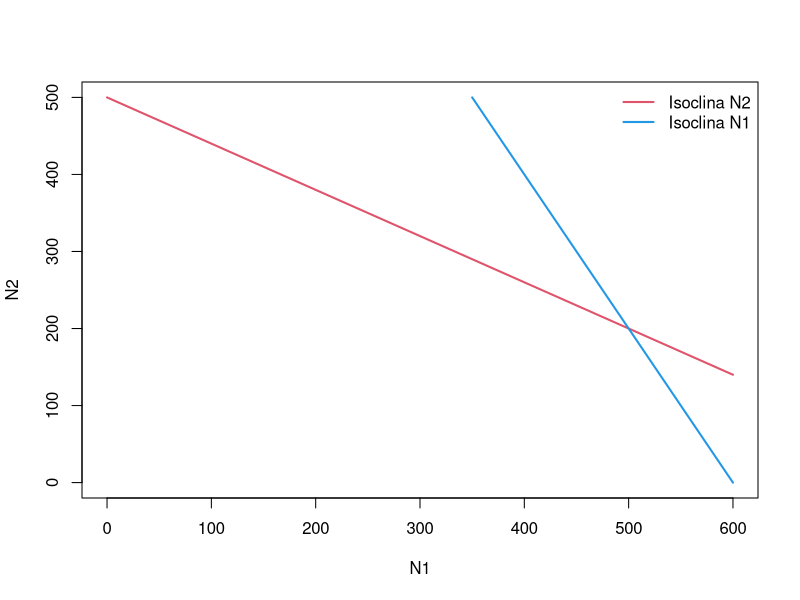
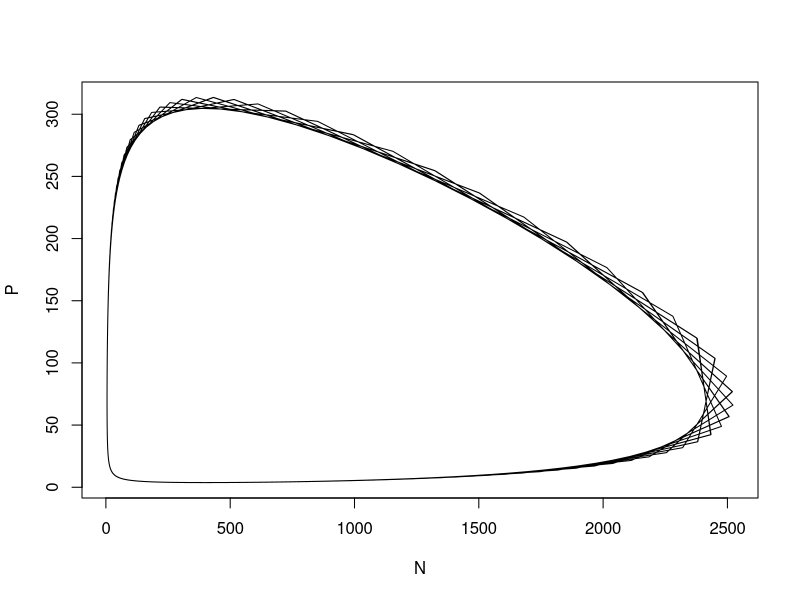
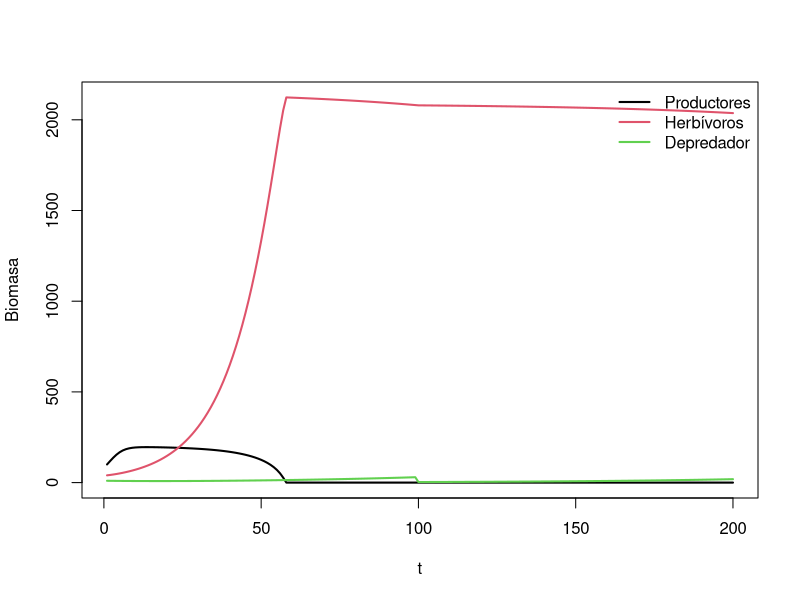

The R source for these figures, in order:
## ---- chunk 1
# eval=FALSE  # activa para correr la demo
params <- list(r1=0.5, r2=0.4, K1=600, K2=500, a12=0.5, a21=0.6)
isoclinas <- function(p) {
  with(p, {
    n2 <- seq(0, K2, length.out=200)
    n1_iso <- pmax(0, K1 - a12*n2)
    n1 <- seq(0, K1, length.out=200)
    n2_iso <- pmax(0, K2 - a21*n1)
    plot(n1, n1*0, type='n', xlim=c(0,K1), ylim=c(0,K2),
         xlab='N1', ylab='N2')
    lines(n1, n2_iso, col=2, lwd=2)
    lines(n1_iso, n2, col=4, lwd=2)
    legend('topright', c('Isoclina N2','Isoclina N1'), col=c(2,4), lwd=2, bty='n')
  })
}
isoclinas(params)
## ---- chunk 2
# eval=FALSE
library(deSolve)
lv <- function(t, y, p) {
  N <- y[1]; P <- y[2]
  with(as.list(p), {
    dN <- r*N - a*N*P
    dP <- b*a*N*P - m*P
    list(c(dN, dP))
  })
}
p <- c(r=0.7, a=0.01, b=0.1, m=0.4)
y0 <- c(N=40, P=9)
tt <- seq(0, 200, by=0.5)
out <- as.data.frame(ode(y=y0, times=tt, func=lv, parms=p))
plot(out$N, out$P, type='l', xlab='N', ylab='P')
## ---- chunk 3
# eval=FALSE
t <- 1:200
P <- numeric(200); H <- P; A <- P
P[1] <- 100; H[1] <- 40; A[1] <- 10
for (i in 2:200) {
  P[i] <- max(0, P[i-1] + 0.4*P[i-1]*(1 - P[i-1]/200) - 0.02*H[i-1])
  H[i] <- max(0, H[i-1] + 0.1*H[i-1]*P[i-1]/(50+P[i-1]) - 0.05*A[i-1])
  A[i] <- max(0, A[i-1] + 0.08*A[i-1]*H[i-1]/(40+H[i-1]) - 0.06*A[i-1])
  if (i==100) A[i] <- A[i]*0.1  # remoción de depredador
}
matplot(t, cbind(P,H,A), type='l', lwd=2, lty=1, xlab='t', ylab='Biomasa')
legend('topright', c('Productores','Herbívoros','Depredador'), col=1:3, lwd=2, bty='n')
